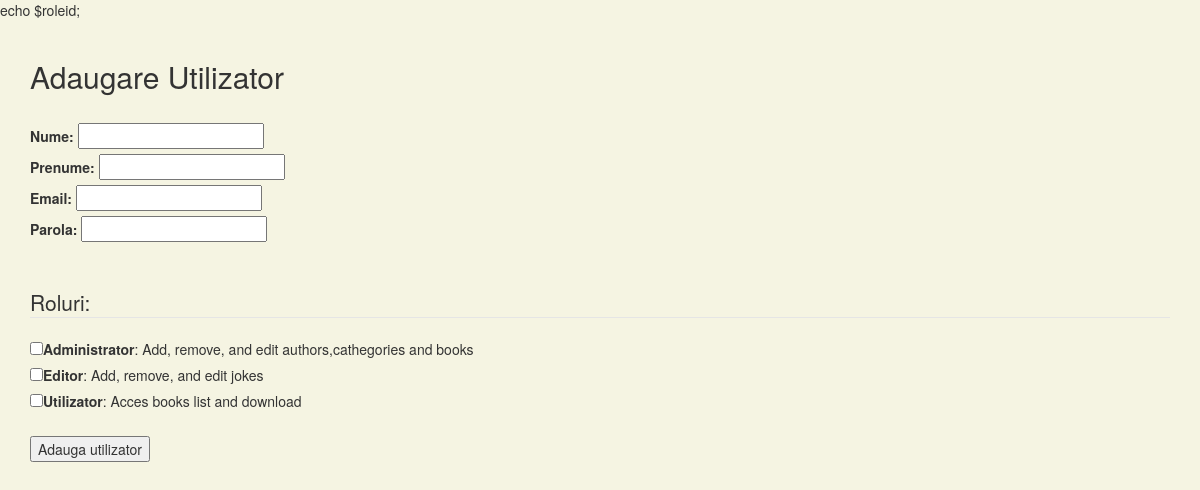
Screenshot of /admin/authors/index_v.php?add (signed in) with the database file from the repository.
### tables this page shows
CREATE TABLE `role` (
  `id` varchar(255) NOT NULL,
  `description` varchar(255) DEFAULT NULL
);

### includes/helpers.inc.php (the view, shortened to what this page needs)
<?php
function html($text)
{
return htmlspecialchars($text, ENT_QUOTES, 'UTF-8');
}
function htmlout($text)
{
echo html($text);
}
?>

### admin/authors/form.html.php (shortened to what this page needs)
<?php include_once $_SERVER['DOCUMENT_ROOT'] .
	'/biblioteca/includes/helpers.inc.php'; ?>
<!DOCTYPE html PUBLIC "-//W3C//DTD XHTML 1.0 Strict//EN"
     "http://www.w3.org/TR/xhtml1/DTD/xhtml1-strict.dtd">
<html xmlns="http://www.w3.org/1999/xhtml" xml:lang="en" lang="en">
	<head>
			   <link rel="stylesheet" href="https://maxcdn.bootstrapcdn.com/bootstrap/3.4.1/css/bootstrap.min.css">
	</head>
 <body>
  <div class="container">
	<br>
	<h2><?php htmlout($pagetitle); ?></h2>
	<form action="?<?php htmlout($action); ?>" method="post">
		<br>
		<div>
			<label for="name">Nume: <input type="text" name="name"
				id="name" value="<?php htmlout($name); ?>"/></label>
		</div>
		<div>
			<label for="pren">Prenume: <input type="text" name="pren"
				id="pren" value="<?php htmlout($pren); ?>"/></label>
		</div>
		<div>
			<label for="email">Email: <input type="text" name="email"
				id="email" value="<?php htmlout($email); ?>"/></label>
		</div>
		<div>
			<label for="password">Parola: <input type="password"
				name="password" id="password"/></label>
		</div>
		<br>
		<br>
		<fieldset>
		<legend>Roluri:</legend>
		<?php for ($i = 0; $i < count($roles); $i++): ?>
			<div>
				<label for="role<?php echo $i; ?>"><input
				type="checkbox" name="roles[]"
				id="role<?php echo $i; ?>"
				value="<?php htmlout($roles[$i]['id']); ?>"<?php
				if ($roles[$i]['selected'])
				{
					echo ' checked="checked"';
				}
				?>/><?php htmlout($roles[$i]['id']); ?></label>:
			</div>
		<?php endfor; ?>
		</fieldset>
			<br>
			<div>
			<input type="submit" value="<?php htmlout($button); ?>"/>
			</div>
		</form>
	</div>
 </body>
</html>

### admin/authors/form.html.php (style rules this page uses)
body { background-color: rgb(245, 244, 226); }

### rows the page displays
role: id "Administrator Add, remove, and edit authors,cathegories and books"
role: id "Editor Add, remove, and edit jokes"
role: id "Utilizator Acces books list and download"

### other values shown
html($text) "Adaugare Utilizator"
